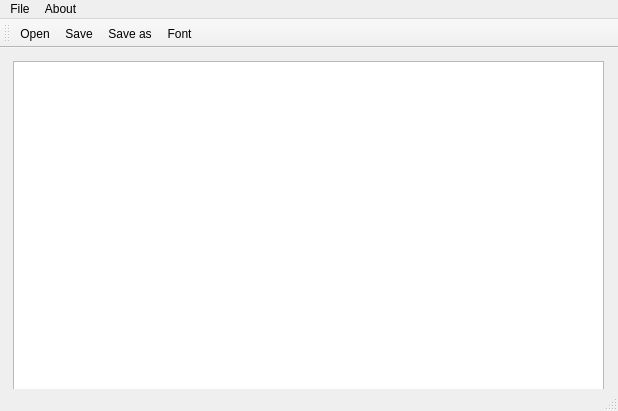
<?xml version="1.0" encoding="UTF-8"?>
<ui version="4.0">
 <class>MainWindow</class>
 <widget class="QMainWindow" name="MainWindow">
  <property name="geometry">
   <rect>
    <x>0</x>
    <y>0</y>
    <width>618</width>
    <height>411</height>
   </rect>
  </property>
  <property name="windowTitle">
   <string>MainWindow</string>
  </property>
  <property name="whatsThis">
   <string>&lt;html&gt;&lt;head/&gt;&lt;body&gt;&lt;p&gt;&lt;br/&gt;&lt;/p&gt;&lt;/body&gt;&lt;/html&gt;</string>
  </property>
  <widget class="QWidget" name="centralwidget">
   <widget class="QTextEdit" name="textEdit">
    <property name="geometry">
     <rect>
      <x>13</x>
      <y>13</y>
      <width>591</width>
      <height>341</height>
     </rect>
    </property>
   </widget>
  </widget>
  <widget class="QMenuBar" name="menubar">
   <property name="geometry">
    <rect>
     <x>0</x>
     <y>0</y>
     <width>618</width>
     <height>17</height>
    </rect>
   </property>
   <widget class="QMenu" name="menuFiles">
    <property name="title">
     <string>File</string>
    </property>
    <addaction name="actionOpen"/>
    <addaction name="actionSave"/>
    <addaction name="actionSave_as"/>
   </widget>
   <widget class="QMenu" name="menuAbout">
    <property name="title">
     <string>About</string>
    </property>
    <addaction name="actionAbout"/>
   </widget>
   <addaction name="menuFiles"/>
   <addaction name="menuAbout"/>
  </widget>
  <widget class="QStatusBar" name="statusbar"/>
  <widget class="QToolBar" name="toolBar">
   <property name="minimumSize">
    <size>
     <width>0</width>
     <height>20</height>
    </size>
   </property>
   <property name="windowTitle">
    <string>toolBar</string>
   </property>
   <attribute name="toolBarArea">
    <enum>TopToolBarArea</enum>
   </attribute>
   <attribute name="toolBarBreak">
    <bool>false</bool>
   </attribute>
   <addaction name="actionOpen"/>
   <addaction name="actionSave"/>
   <addaction name="actionSave_as"/>
   <addaction name="actionFont"/>
  </widget>
  <action name="actionOpen">
   <property name="text">
    <string>Open</string>
   </property>
   <property name="toolTip">
    <string>Open document</string>
   </property>
   <property name="shortcut">
    <string>Ctrl+O</string>
   </property>
  </action>
  <action name="actionSave">
   <property name="text">
    <string>Save</string>
   </property>
   <property name="toolTip">
    <string>Save this document</string>
   </property>
   <property name="shortcut">
    <string>Ctrl+S</string>
   </property>
  </action>
  <action name="actionSave_as">
   <property name="text">
    <string>Save as</string>
   </property>
   <property name="toolTip">
    <string>Save this document as a new file</string>
   </property>
   <property name="shortcut">
    <string>Ctrl+Shift+S, Alt+S</string>
   </property>
  </action>
  <action name="actionAbout">
   <property name="text">
    <string>This is a notepad.</string>
   </property>
   <property name="menuRole">
    <enum>QAction::MenuRole::AboutRole</enum>
   </property>
  </action>
  <action name="actionFont">
   <property name="text">
    <string>Font</string>
   </property>
   <property name="toolTip">
    <string>Change Font</string>
   </property>
   <property name="menuRole">
    <enum>QAction::MenuRole::TextHeuristicRole</enum>
   </property>
  </action>
 </widget>
 <resources/>
 <connections/>
</ui>
